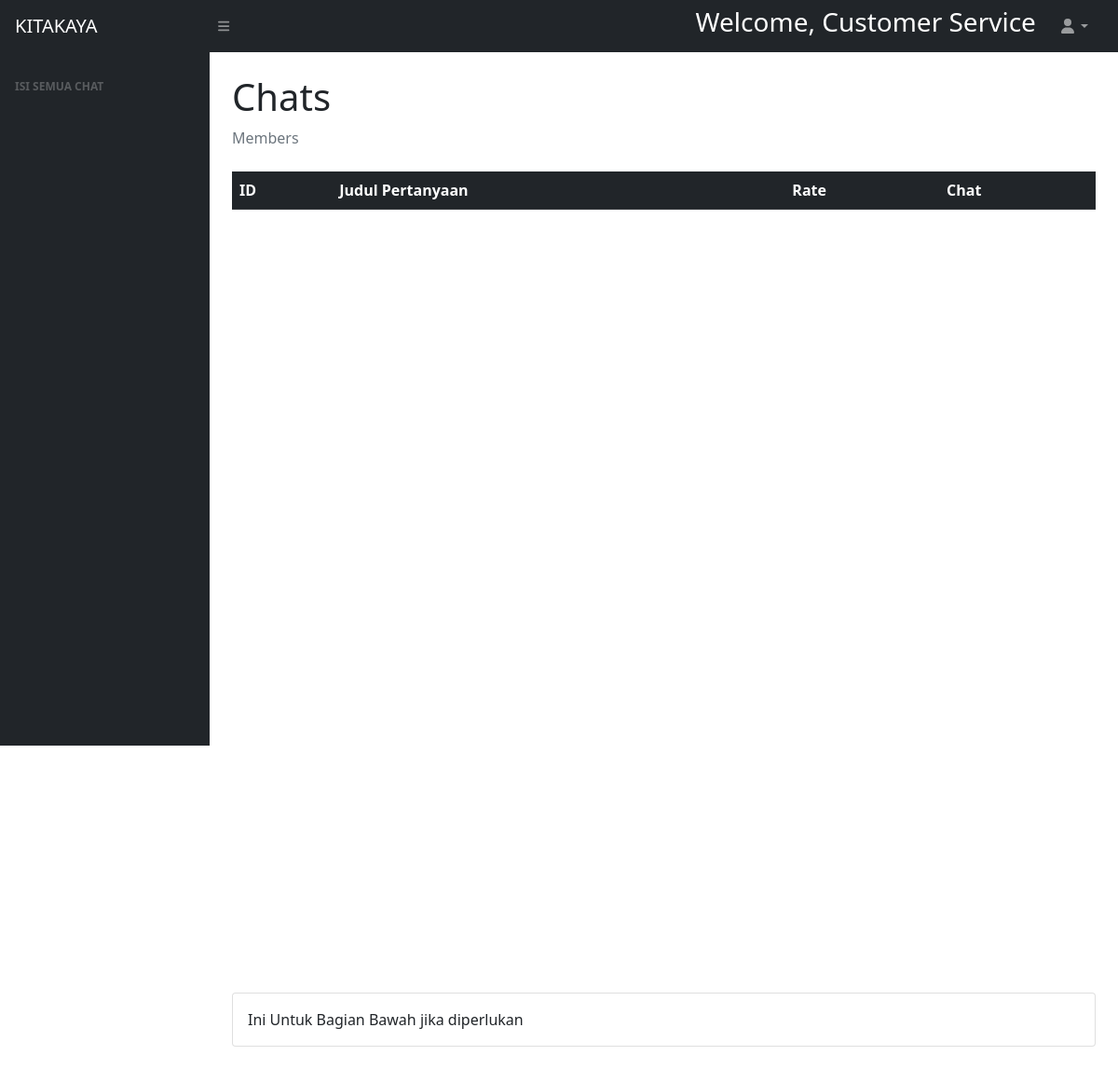
Page /public/halamancs.php on the earlier database version.
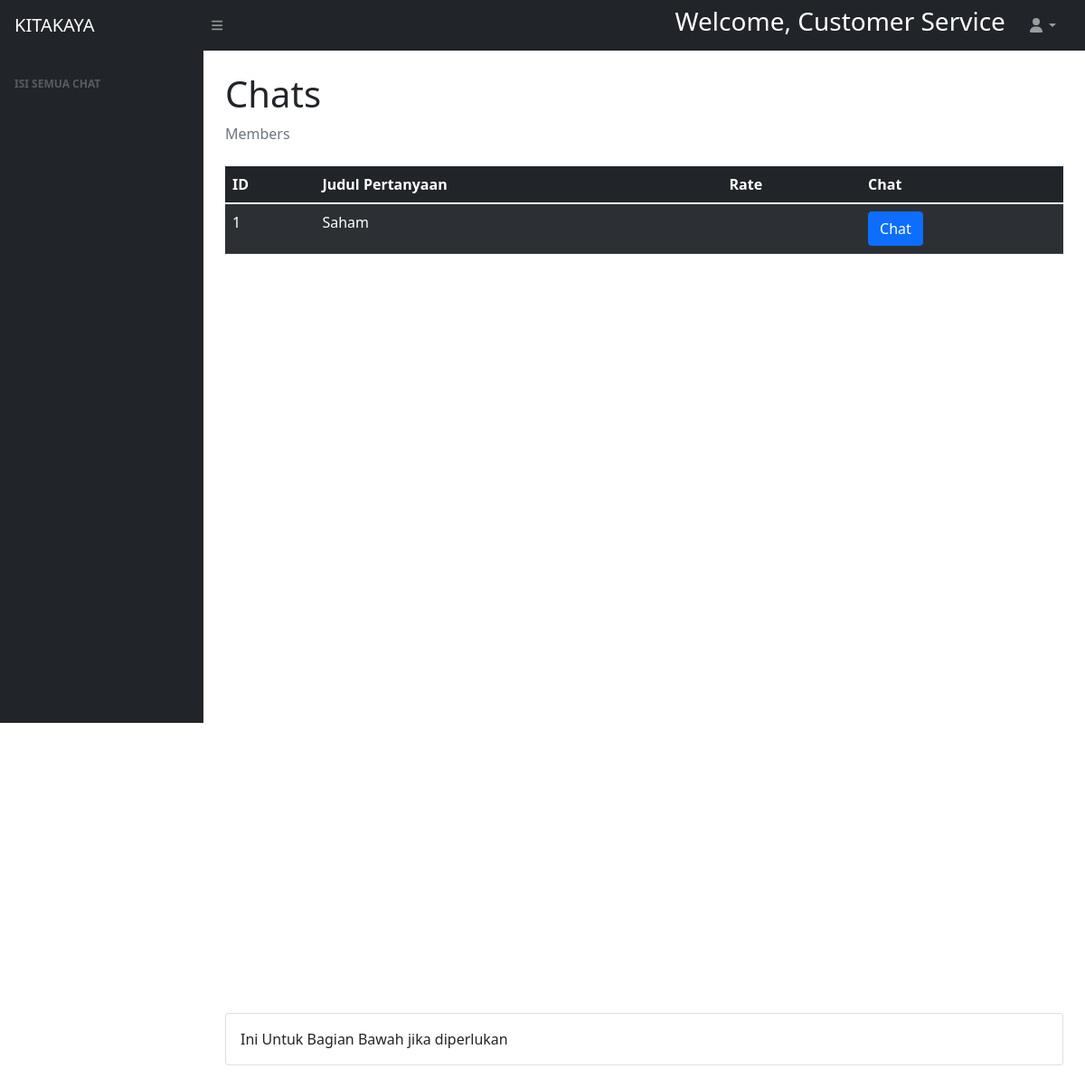
Same page on the later database version.
### tables this page shows
CREATE TABLE `service` (
  `id` int(11) NOT NULL,
  `judul` text NOT NULL,
  `member` int(11) NOT NULL,
  `rate` int(11) DEFAULT NULL
);

### config/database.php (called while the page is built, shortened)
<?php
    class Database{
        private static $instance;
        public $pdo;
        private function __construct()
        {
            $dsn = "mysql:host=".DB_HOST.";dbname=".DB_NAME.";charset=UTF8";
            $options = [
                PDO::ATTR_ERRMODE => PDO::ERRMODE_EXCEPTION,
                PDO::ATTR_DEFAULT_FETCH_MODE => PDO::FETCH_OBJ,
                PDO::ATTR_EMULATE_PREPARES => false
            ];
            try {
                $this->pdo = new PDO($dsn,DB_USER,DB_PASSWORD,$options);
            }
            catch(PDOException $e){
                echo  $e->getMessage();
            }
        }
        static function instance(){
            if(!isset(self::$instance)){
                self::$instance = new Database();
            }
            return self::$instance;
        }
        function query($sql,$args = NULL){
            if (!$args){
                return $this->pdo->query($sql);
            }
            $stmt = $this->pdo->prepare($sql);
            $stmt->execute($args);
            return $stmt;
        }
    }
?>

### models/service.php (called while the page is built, shortened)
<?php
    class service{
        public static function getAll()
        {
            $db=Database::instance();
            $temp=$db->query("SELECT * FROM service");
            return $temp->fetchAll();
        }
    }
?>

### public/halamancs.php (the view, shortened to what this page needs)
<!DOCTYPE html>
<html lang="en">
<head>
    <link href="../assets/css/punyaadmin.css" rel="stylesheet" />
</head>
<body class="sb-nav-fixed">
    <nav class="sb-topnav navbar navbar-expand navbar-dark bg-dark">
        <a class="navbar-brand ps-3" href="halamanadmin.php">KITAKAYA</a>
        <button class="btn btn-link btn-sm order-1 order-lg-0 me-4 me-lg-0" id="sidebarToggle" href="#!"><i class="fas fa-bars"></i></button>
        <form class="d-none d-md-inline-block form-inline ms-auto me-0 me-md-3 my-2 my-md-0">
            <div class="input-group">
                <h3 style="color: white;">Welcome, Customer Service</h3>
            </div>
        </form>
        <ul class="navbar-nav ms-auto ms-md-0 me-3 me-lg-4">
            <li class="nav-item dropdown">
                <a class="nav-link dropdown-toggle" id="navbarDropdown" href="#" role="button" data-bs-toggle="dropdown" aria-expanded="false"><i class="fas fa-user fa-fw"></i></a>
            </li>
        </ul>
    </nav>
    <div id="layoutSidenav">
        <div id="layoutSidenav_nav">
            <nav class="sb-sidenav accordion sb-sidenav-dark" id="sidenavAccordion">
                <div class="sb-sidenav-menu">
                    <div class="nav">
                        <div class="sb-sidenav-menu-heading">Isi Semua Chat</div>
                    </div>
                </div>
            </nav>
        </div>
        <div id="layoutSidenav_content">
            <main>
                <div class="container-fluid px-4">
                    <h1 class="mt-4">Chats</h1>
                    <ol class="breadcrumb mb-4">
                        <li class="breadcrumb-item active">Members</li>
                    </ol>
                    <form action="../controllers/service.php" method="POST">
                        <?php
                            $services = service::getAll();
                            ?>
                            <table class="table table-dark table-striped">
                                <thead>
                                <th>ID</th>
                                    <th>Judul Pertanyaan</th>
                                    <th>Rate</th>
                                    <th>Chat</th>
                                </thead>
                                <tbody>
                                    <?php
                                foreach($services as $idx=> $service){
                                    ?>
                                    <tr>
                                        <td><?=  $idx + 1?></td>
                                        <td><?=  $service->judul?></td>
                                        <td><?= $service->rate ?></td>
                                        <td><button class="btn btn-primary" name="chat[<?=$service->id?>]">Chat</button></a></td>
                                    </tr>
                                    <?php
                                }
                            ?>
                            </tbody>
                        </table>
                    </form>
                    <br>
                    <div style="height: 100vh"></div>
                    <div class="card mb-4"><div class="card-body">Ini Untuk Bagian Bawah jika diperlukan</div></div>
                </div>
            </main>
        </div>
    </div>
</body>
</html>

Differences in the rows shown:
added service: judul "Saham"
